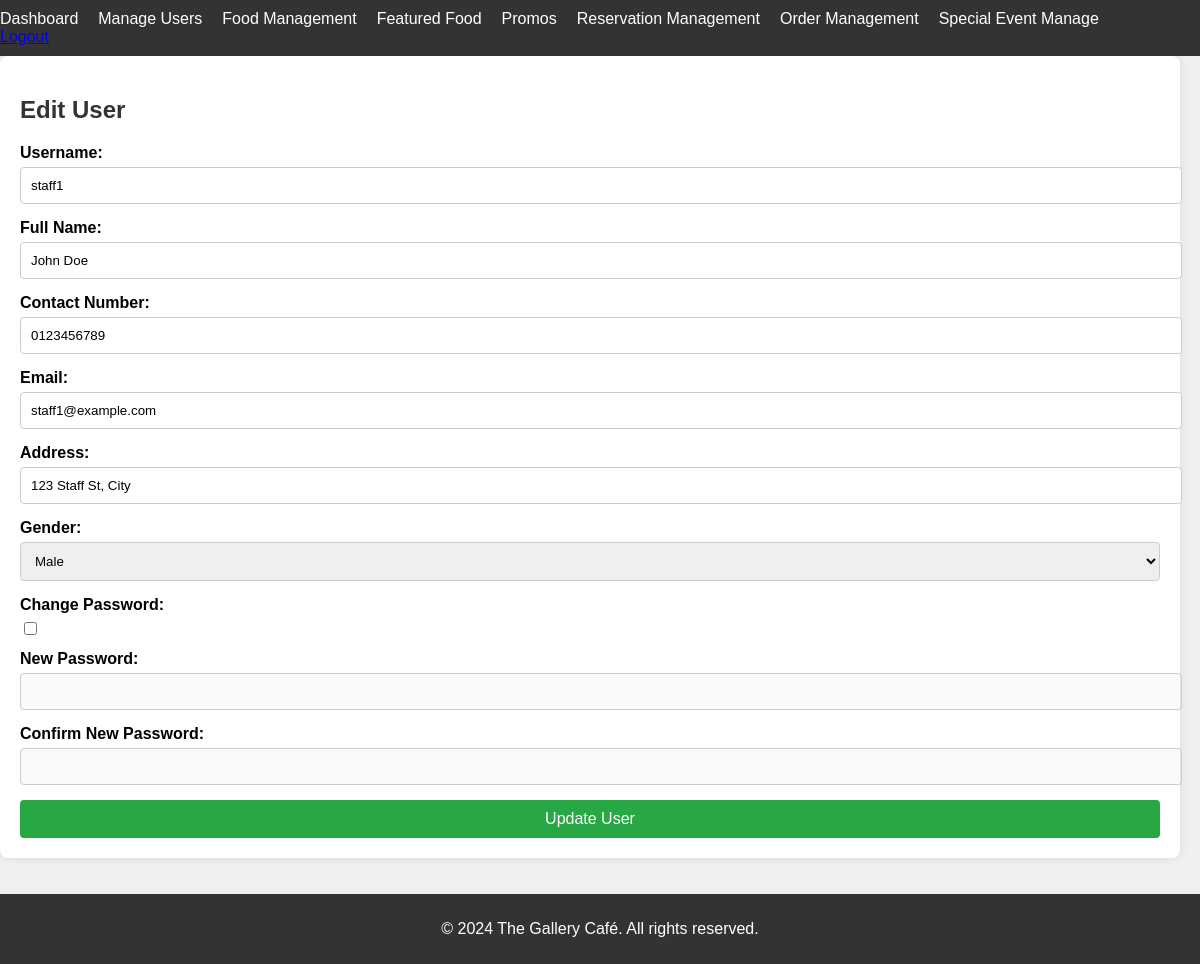
Page /Admin/edit_user.php?id=1&role=operational (signed in) on the committed database.
### tables this page shows
CREATE TABLE `operational_staff` (
  `id` int(11) NOT NULL,
  `username` varchar(255) NOT NULL,
  `password` varchar(255) NOT NULL,
  `full_name` varchar(255) NOT NULL,
  `contact_number` varchar(20) NOT NULL,
  `email` varchar(255) NOT NULL,
  `address` text NOT NULL,
  `gender` varchar(10) NOT NULL
);

### Admin/edit_user.php (the view, shortened to what this page needs)
<?php include('../partials/menu.php'); ?>
<?php
include('db_connect.php');
$id = intval($_GET['id']);
$role = $_GET['role'];
$table = ($role == 'operational') ? 'operational_staff' : 'customers';
$stmt = $conn->prepare("SELECT * FROM $table WHERE id=?");
$stmt->bind_param("i", $id);
$stmt->execute();
$result = $stmt->get_result();
$user = $result->fetch_assoc();
?>
<!DOCTYPE html>
<html lang="en">
<head>
</head>
<body>
<div class="container">
    <form action="edit_user.php?id=<?php echo $id; ?>&role=<?php echo $role; ?>" method="POST" onsubmit="return validatePassword()">
        <h2>Edit User</h2>
        <label for="username">Username:</label>
        <input type="text" id="username" name="username" value="<?php echo htmlspecialchars($user['username']); ?>" required>
        <label for="full_name">Full Name:</label>
        <input type="text" id="full_name" name="full_name" value="<?php echo htmlspecialchars($user['full_name']); ?>" required>
        <label for="contact_number">Contact Number:</label>
        <input type="text" id="contact_number" name="contact_number" value="<?php echo htmlspecialchars($user['contact_number']); ?>" required>
        <label for="email">Email:</label>
        <input type="email" id="email" name="email" value="<?php echo htmlspecialchars($user['email']); ?>" required>
        <label for="address">Address:</label>
        <input type="text" id="address" name="address" value="<?php echo htmlspecialchars($user['address']); ?>" required>
        <label for="gender">Gender:</label>
        <select id="gender" name="gender" required>
            <option value="male" <?php if ($user['gender'] == 'male') echo 'selected'; ?>>Male</option>
        </select>
        <label for="change_password">Change Password:</label>
        <input type="checkbox" id="change_password" name="change_password" onclick="togglePasswordField()">
        <label for="password">New Password:</label>
        <input type="password" id="password" name="password" disabled>
        <label for="confirm_password">Confirm New Password:</label>
        <input type="password" id="confirm_password" name="confirm_password" disabled>
        <button type="submit" name="update_user">Update User</button>
    </form>
</div>
<?php include('../partials/footer.php'); ?>

### Admin/styles.css (style rules this page uses)
body { font-family: Arial, sans-serif; margin: 0; padding: 0; }

### Admin/edit_user.php (style rules this page uses)
body { font-family: Arial, sans-serif; background-color: #f0f0f0; margin: 0; padding: 0; height: 100vh; }
.container { background-color: #fff; padding: 20px; border-radius: 8px; box-shadow: 0 0 10px rgba(0, 0, 0, 0.1); width: 95% }
h2 { margin-bottom: 20px; color: #333; }
label { display: block; margin-bottom: 5px; font-weight: bold; }
input[type="text"], input[type="email"], input[type="password"], select { width: 100%; padding: 10px; margin-bottom: 15px; border: 1px solid #ccc; border-radius: 4px; }
input[type="checkbox"] { margin-bottom: 15px; }
button { width: 100%; padding: 10px; background-color: #28a745; color: #fff; border: none; border-radius: 4px; cursor: pointer; font-size: 16px; }

### rows in the picture
operational_staff: username "staff1", full_name "John Doe", contact_number "0123456789", email "staff1@example.com", address "123 Staff St, City", gender "Male"
